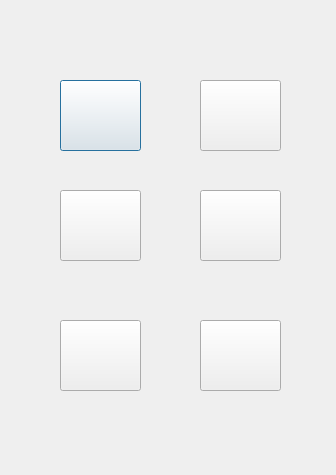
<?xml version="1.0" encoding="UTF-8"?>
<ui version="4.0">
 <class>Dialog</class>
 <widget class="QDialog" name="Dialog">
  <property name="geometry">
   <rect>
    <x>0</x>
    <y>0</y>
    <width>336</width>
    <height>475</height>
   </rect>
  </property>
  <property name="windowTitle">
   <string>Dialog</string>
  </property>
  <property name="styleSheet">
   <string notr="true">background-image: url(:/new/light-backgrounds-related-keywords-suggestions-light-backgrounds-lighting-background-l-76edaab432453c3b.jpg);</string>
  </property>
  <widget class="QPushButton" name="pushButton">
   <property name="geometry">
    <rect>
     <x>60</x>
     <y>80</y>
     <width>81</width>
     <height>71</height>
    </rect>
   </property>
   <property name="styleSheet">
    <string notr="true">image: url(:/new/256-256-64273d52c282e3b26d2d0968d08b9d8d.png);
</string>
   </property>
   <property name="text">
    <string/>
   </property>
  </widget>
  <widget class="QPushButton" name="pushButton_2">
   <property name="geometry">
    <rect>
     <x>200</x>
     <y>80</y>
     <width>81</width>
     <height>71</height>
    </rect>
   </property>
   <property name="styleSheet">
    <string notr="true">image: url(:/new/Circle-icons-contacts.svg.png);</string>
   </property>
   <property name="text">
    <string/>
   </property>
  </widget>
  <widget class="QPushButton" name="pushButton_3">
   <property name="geometry">
    <rect>
     <x>60</x>
     <y>190</y>
     <width>81</width>
     <height>71</height>
    </rect>
   </property>
   <property name="styleSheet">
    <string notr="true">image: url(:/new/browser-icon.png);</string>
   </property>
   <property name="text">
    <string/>
   </property>
  </widget>
  <widget class="QPushButton" name="pushButton_4">
   <property name="geometry">
    <rect>
     <x>200</x>
     <y>320</y>
     <width>81</width>
     <height>71</height>
    </rect>
   </property>
   <property name="styleSheet">
    <string notr="true">image: url(:/new/cloud.png);</string>
   </property>
   <property name="text">
    <string/>
   </property>
  </widget>
  <widget class="QPushButton" name="pushButton_5">
   <property name="geometry">
    <rect>
     <x>60</x>
     <y>320</y>
     <width>81</width>
     <height>71</height>
    </rect>
   </property>
   <property name="styleSheet">
    <string notr="true">image: url(:/new/note-icon-flat_20610.png);</string>
   </property>
   <property name="text">
    <string/>
   </property>
  </widget>
  <widget class="QPushButton" name="pushButton_6">
   <property name="geometry">
    <rect>
     <x>200</x>
     <y>190</y>
     <width>81</width>
     <height>71</height>
    </rect>
   </property>
   <property name="styleSheet">
    <string notr="true">image: url(:/new/calculator-flat.png);</string>
   </property>
   <property name="text">
    <string/>
   </property>
  </widget>
 </widget>
 <resources/>
 <connections/>
</ui>
